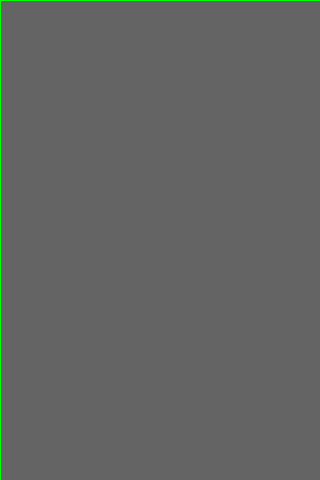
Frame 1 (no input)
Frame 60 (the mouse pressed at the canvas centre just before this capture): identical to frame 1, image omitted
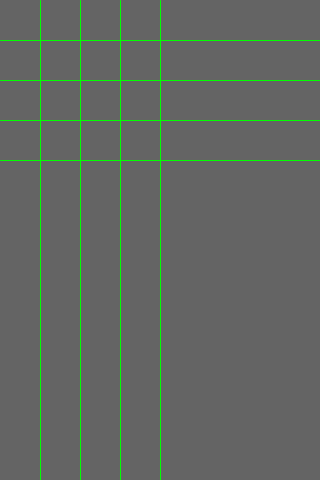
Frame 120 (the mouse held since frame 60 and released just before this capture)

The Processing sketch that drew these frames (run headless with seeded random() and noise(); from frame 60 on, the mouse is pressed at the canvas centre):

// Processing sketch: processing_78201
// ── processing_78201.pde

void setup() {
  size(320, 480);
  frameRate(30);
}


void draw() {
  background(100);
  stroke(0,255,0);
 
  
  
  int h = height;
  int w = width;
  
  int x = mouseX;
  int x2 = x*x/w;
  int x3 = x*x*x/w/w;
  
  int av= (x+x2)/2;
  

  line(x,0,x,h);
  line(x2,0,x2,h);
  line(x3,0,x3,h);
  line(av,0,av,h);
  
  
  line(0,x,w,x);
  line(0,x2,w,x2);
  line(0,x3,w,x3);
  line(0,av,w,av);

  
}
